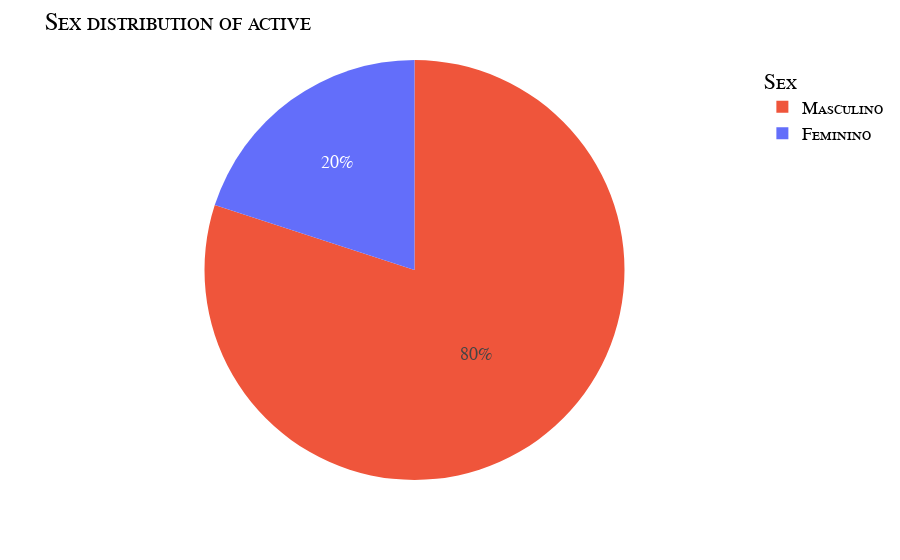
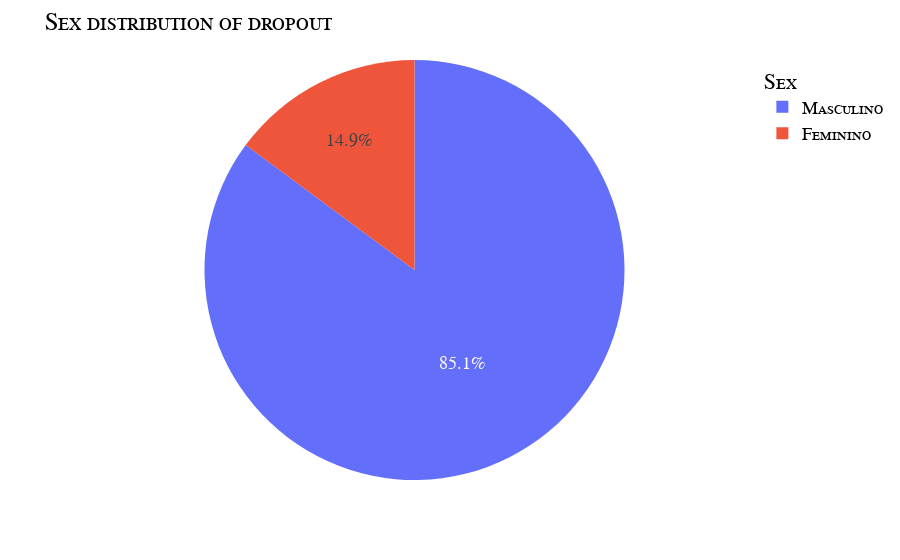

Notebook cell for these charts, in order:
### Code cell
fig = px.pie(active.groupby('Sexo').size().reset_index(name='count'), names='Sexo', values='count', color='Sexo').update_layout(title = { "text":"Sex distribution of active" }, font=my_font, legend_title_text="Sex").show()
fig = px.pie(dropout, names='Sexo').update_layout(title = { "text":"Sex distribution of dropout" }, font=my_font, legend_title_text="Sex").show()

### Figure 1 — Plotly figure (JSON) as saved in the notebook; plotly's stock layout.template omitted (floating-point values rounded to 4 significant figures)
{"data": [{"customdata": [["Feminino"], ["Masculino"]], "domain": {"x": [0, 1], "y": [0, 1]}, "hovertemplate": "Sexo=%{customdata[0]}<br>count=%{value}<extra></extra>", "labels": ["Feminino", "Masculino"], "legendgroup": "", "marker": {"colors": ["#636efa", "#EF553B"]}, "name": "", "showlegend": true, "type": "pie", "values": [44, 176]}], "layout": {"font": {"color": "Black", "family": "Courier New, monospace", "size": 18, "variant": "small-caps"}, "legend": {"title": {"text": "Sex"}, "tracegroupgap": 0}, "margin": {"t": 60}, "title": {"text": "Sex distribution of active"}}}

### Figure 2 — Plotly figure (JSON) as saved in the notebook; plotly's stock layout.template omitted (floating-point values rounded to 4 significant figures; data arrays with more than 128 entries replaced by an {"elided": "..."} marker saying what was removed)
{"data": [{"domain": {"x": [0, 1], "y": [0, 1]}, "hovertemplate": "Sexo=%{label}<extra></extra>", "labels": {"elided": "498 str values"}, "legendgroup": "", "name": "", "showlegend": true, "type": "pie"}], "layout": {"font": {"color": "Black", "family": "Courier New, monospace", "size": 18, "variant": "small-caps"}, "legend": {"title": {"text": "Sex"}, "tracegroupgap": 0}, "margin": {"t": 60}, "title": {"text": "Sex distribution of dropout"}}}
